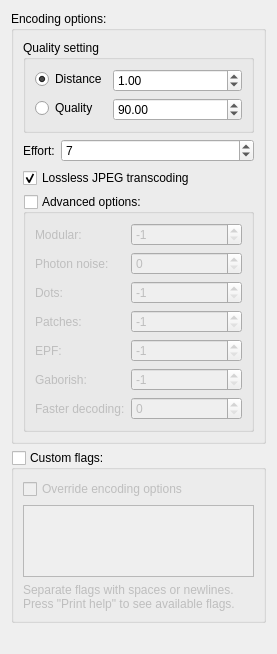
        <widget class="QWidget" name="encodeTab">
         <attribute name="title">
          <string>JXL Enc</string>
         </attribute>
         <layout class="QVBoxLayout" name="verticalLayout_3">
          <item>
           <widget class="QGroupBox" name="convOptBox">
            <property name="sizePolicy">
             <sizepolicy hsizetype="Preferred" vsizetype="Preferred">
              <horstretch>0</horstretch>
              <verstretch>0</verstretch>
             </sizepolicy>
            </property>
            <property name="title">
             <string>Encoding options:</string>
            </property>
            <layout class="QVBoxLayout" name="verticalLayout_2">
             <item>
              <widget class="QGroupBox" name="groupBox">
               <property name="title">
                <string>Quality setting</string>
               </property>
               <layout class="QFormLayout" name="formLayout_3">
                <item row="0" column="0">
                 <widget class="QRadioButton" name="distanceRadio">
                  <property name="text">
                   <string>Distance</string>
                  </property>
                  <property name="checked">
                   <bool>true</bool>
                  </property>
                 </widget>
                </item>
                <item row="0" column="1">
                 <widget class="QDoubleSpinBox" name="distanceSpinBox">
                  <property name="maximum">
                   <double>25.000000000000000</double>
                  </property>
                  <property name="value">
                   <double>1.000000000000000</double>
                  </property>
                 </widget>
                </item>
                <item row="1" column="0">
                 <widget class="QRadioButton" name="qualityRadio">
                  <property name="text">
                   <string>Quality</string>
                  </property>
                 </widget>
                </item>
                <item row="1" column="1">
                 <widget class="QDoubleSpinBox" name="qualitySpinBox">
                  <property name="enabled">
                   <bool>true</bool>
                  </property>
                  <property name="maximum">
                   <double>100.000000000000000</double>
                  </property>
                  <property name="value">
                   <double>90.000000000000000</double>
                  </property>
                 </widget>
                </item>
               </layout>
              </widget>
             </item>
             <item>
              <layout class="QFormLayout" name="formLayout">
               <item row="0" column="0">
                <widget class="QLabel" name="label3">
                 <property name="text">
                  <string>Effort:</string>
                 </property>
                </widget>
               </item>
               <item row="0" column="1">
                <widget class="QSpinBox" name="effortSpinBox">
                 <property name="minimum">
                  <number>1</number>
                 </property>
                 <property name="maximum">
                  <number>9</number>
                 </property>
                 <property name="value">
                  <number>7</number>
                 </property>
                </widget>
               </item>
              </layout>
             </item>
             <item>
              <widget class="QCheckBox" name="jpegTranChk">
               <property name="text">
                <string>Lossless JPEG transcoding</string>
               </property>
               <property name="checked">
                <bool>true</bool>
               </property>
              </widget>
             </item>
             <item>
              <widget class="QGroupBox" name="advOptBox">
               <property name="sizePolicy">
                <sizepolicy hsizetype="Preferred" vsizetype="Preferred">
                 <horstretch>0</horstretch>
                 <verstretch>0</verstretch>
                </sizepolicy>
               </property>
               <property name="title">
                <string>Advanced options:</string>
               </property>
               <property name="checkable">
                <bool>true</bool>
               </property>
               <property name="checked">
                <bool>false</bool>
               </property>
               <layout class="QVBoxLayout" name="verticalLayout_6">
                <item>
                 <layout class="QFormLayout" name="formLayout_2">
                  <item row="0" column="0">
                   <widget class="QLabel" name="label_2">
                    <property name="text">
                     <string>Modular:</string>
                    </property>
                   </widget>
                  </item>
                  <item row="0" column="1">
                   <widget class="QSpinBox" name="modularSpinBox">
                    <property name="minimum">
                     <number>-1</number>
                    </property>
                    <property name="maximum">
                     <number>1</number>
                    </property>
                    <property name="value">
                     <number>-1</number>
                    </property>
                   </widget>
                  </item>
                  <item row="1" column="0">
                   <widget class="QLabel" name="label_5">
                    <property name="text">
                     <string>Photon noise:</string>
                    </property>
                   </widget>
                  </item>
                  <item row="1" column="1">
                   <widget class="QSpinBox" name="photonNoiseSpinBox">
                    <property name="maximum">
                     <number>1000000</number>
                    </property>
                    <property name="singleStep">
                     <number>100</number>
                    </property>
                   </widget>
                  </item>
                  <item row="2" column="0">
                   <widget class="QLabel" name="label_3">
                    <property name="text">
                     <string>Dots:</string>
                    </property>
                   </widget>
                  </item>
                  <item row="2" column="1">
                   <widget class="QSpinBox" name="dotsSpinBox">
                    <property name="minimum">
                     <number>-1</number>
                    </property>
                    <property name="maximum">
                     <number>1</number>
                    </property>
                    <property name="value">
                     <number>-1</number>
                    </property>
                   </widget>
                  </item>
                  <item row="3" column="0">
                   <widget class="QLabel" name="label_4">
                    <property name="text">
                     <string>Patches:</string>
                    </property>
                   </widget>
                  </item>
                  <item row="3" column="1">
                   <widget class="QSpinBox" name="patchesSpinBox">
                    <property name="minimum">
                     <number>-1</number>
                    </property>
                    <property name="maximum">
                     <number>1</number>
                    </property>
                    <property name="value">
                     <number>-1</number>
                    </property>
                   </widget>
                  </item>
                  <item row="4" column="0">
                   <widget class="QLabel" name="label_6">
                    <property name="text">
                     <string>EPF:</string>
                    </property>
                   </widget>
                  </item>
                  <item row="4" column="1">
                   <widget class="QSpinBox" name="epfSpinBox">
                    <property name="minimum">
                     <number>-1</number>
                    </property>
                    <property name="maximum">
                     <number>3</number>
                    </property>
                    <property name="value">
                     <number>-1</number>
                    </property>
                   </widget>
                  </item>
                  <item row="5" column="0">
                   <widget class="QLabel" name="label_7">
                    <property name="text">
                     <string>Gaborish:</string>
                    </property>
                   </widget>
                  </item>
                  <item row="5" column="1">
                   <widget class="QSpinBox" name="gaborishSpinBox">
                    <property name="minimum">
                     <number>-1</number>
                    </property>
                    <property name="maximum">
                     <number>1</number>
                    </property>
                    <property name="value">
                     <number>-1</number>
                    </property>
                   </widget>
                  </item>
                  <item row="6" column="0">
                   <widget class="QLabel" name="label_8">
                    <property name="text">
                     <string>Faster decoding:</string>
                    </property>
                   </widget>
                  </item>
                  <item row="6" column="1">
                   <widget class="QSpinBox" name="fasterDecodeSpinBox">
                    <property name="maximum">
                     <number>4</number>
                    </property>
                   </widget>
                  </item>
                 </layout>
                </item>
               </layout>
              </widget>
             </item>
            </layout>
           </widget>
          </item>
          <item>
           <widget class="QGroupBox" name="custFlagsChkBox">
            <property name="title">
             <string>Custom flags:</string>
            </property>
            <property name="checkable">
             <bool>true</bool>
            </property>
            <property name="checked">
             <bool>false</bool>
            </property>
            <layout class="QVBoxLayout" name="verticalLayout_10">
             <item>
              <widget class="QCheckBox" name="overrideOptChkBox">
               <property name="toolTip">
                <string>If enabled, encoding options above will get discarded and not get passed to the encoder.</string>
               </property>
               <property name="text">
                <string>Override encoding options</string>
               </property>
              </widget>
             </item>
             <item>
              <widget class="QPlainTextEdit" name="custFlagsText">
               <property name="sizePolicy">
                <sizepolicy hsizetype="Preferred" vsizetype="Expanding">
                 <horstretch>0</horstretch>
                 <verstretch>0</verstretch>
                </sizepolicy>
               </property>
               <property name="minimumSize">
                <size>
                 <width>0</width>
                 <height>0</height>
                </size>
               </property>
               <property name="sizeAdjustPolicy">
                <enum>QAbstractScrollArea::AdjustToContents</enum>
               </property>
              </widget>
             </item>
             <item>
              <widget class="QLabel" name="label_10">
               <property name="text">
                <string>Separate flags with spaces or newlines.
Press &quot;Print help&quot; to see available flags.</string>
               </property>
               <property name="wordWrap">
                <bool>true</bool>
               </property>
              </widget>
             </item>
            </layout>
           </widget>
          </item>
          <item>
           <spacer name="verticalSpacer">
            <property name="orientation">
             <enum>Qt::Vertical</enum>
            </property>
            <property name="sizeType">
             <enum>QSizePolicy::Expanding</enum>
            </property>
            <property name="sizeHint" stdset="0">
             <size>
              <width>255</width>
              <height>20</height>
             </size>
            </property>
           </spacer>
          </item>
         </layout>
        </widget>
